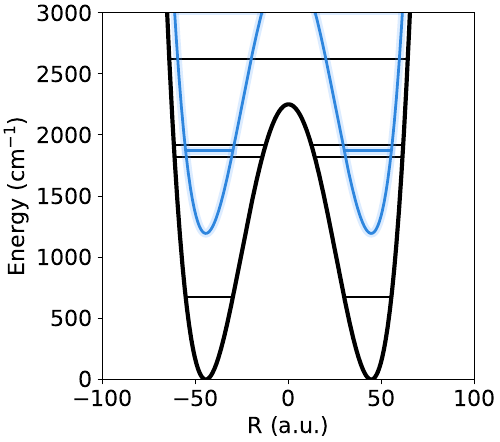

The script that saved this image:
from matplotlib import cm as colm
import numpy as np
import matplotlib.pyplot as plt
plt.rcParams.update({'font.size': 16})


eV = 1.0 / 27.2114
cmn1 = 1.0/219474.63

def Vnew(R, wb= 0.02, Eb = 0.4):
    
    wb = wb * cmn1
    Eb = Eb * cmn1
    a1 = wb*wb/2.0
    a2 = a1*a1/(4*Eb)
    V  = -a1*R**2 + a2*R**4

    V0 = np.min(V)
    return - V0 + V


# Kinetic energy for electron 
def Te(re):
 N = float(len(re))
 mass = 1.0
 Tij = np.zeros((int(N),int(N)))
 Rmin = float(re[0])
 Rmax = float(re[-1])
 step = float((Rmax-Rmin)/N)
 K = np.pi/step

 for ri in range(int(N)):
  for rj in range(int(N)):
    if ri == rj:  
     Tij[ri,ri] = (0.5/mass)*K**2.0/3.0*(1+(2.0/N**2)) 
    else:    
     Tij[ri,rj] = (0.5/mass)*(2*K**2.0/(N**2.0))*((-1)**(rj-ri)/(np.sin(np.pi*(rj-ri)/N)**2)) 
 return Tij

def HO(R, R0,w):
    return 0.5 * (R-R0)**2 * w**2

width= 5
aspect_ratio= 1.13
fig_size = (width, width / aspect_ratio)
plt.figure(figsize=fig_size, constrained_layout=True)

wb  = 1000 
Eb  = 2250
nR  = 1024
Rmax = 100
R = np.linspace(-Rmax,Rmax, nR)
V = Vnew(R,wb,Eb) 


plt.ylim(-10, 3500)


Hij = Te(R) + np.diag(V)
Ei, Um   = np.linalg.eigh(Hij)



# State 1 and 2
val = (R<55)*(R>30)
plt.plot(R[val], R[val]*0 + Ei[0]/cmn1, c =   "#000000")
val = (R<-30)*(R>-55)
plt.plot(R[val], R[val]*0 + Ei[0]/cmn1, c =   "#000000")


# State 3
val = (R<60)*(R>15)
plt.plot(R[val], R[val]*0 + Ei[2]/cmn1, c =   "#000000")
val = (R<-15)*(R>-60)
plt.plot(R[val], R[val]*0 + Ei[2]/cmn1, c =   "#000000")


# State 4
val = (R<60)*(R>12)
plt.plot(R[val], R[val]*0 + Ei[3]/cmn1, c =   "#000000")
val = (R<-12)*(R>-60)
plt.plot(R[val], R[val]*0 + Ei[3]/cmn1, c =   "#000000")


# State 5
val = (R<65)*(R>-65)
plt.plot(R[val], R[val]*0 + Ei[4]/cmn1, c =   "#000000")
val = (R<65)*(R>-65)
plt.plot(R[val], R[val]*0 + Ei[5]/cmn1, c =   "#000000")


plt.plot(R,  V/cmn1, c =  "#000000", lw = 3)
 

wc  = 0.14813/27.2114
Hij = Te(R) + np.diag(V) + np.identity(len(V)) * wc
Ei, Um   = np.linalg.eigh(Hij)
 




plt.plot(R,  V/cmn1 + wc/cmn1, c =  '#54a0ff', lw = 6, alpha = 0.2)
plt.plot(R,  V/cmn1 + wc/cmn1, c =  '#2e86de', lw = 2)

# State 1 and 2
val = (R<55)*(R>30)
plt.plot(R[val], R[val]*0 + Ei[0]/cmn1, c = '#54a0ff', lw = 6, alpha = 0.2)
plt.plot(R[val], R[val]*0 + Ei[0]/cmn1, c = '#2e86de', lw = 2)
val = (R<-30)*(R>-55)
plt.plot(R[val], R[val]*0 + Ei[0]/cmn1, c = '#54a0ff', lw = 6, alpha = 0.2)
plt.plot(R[val], R[val]*0 + Ei[0]/cmn1, c = '#2e86de', lw = 2)

# State 3
val = (R<60)*(R>15)
plt.plot(R[val], R[val]*0 + Ei[2]/cmn1, c = '#54a0ff', lw = 6, alpha = 0.2)
plt.plot(R[val], R[val]*0 + Ei[2]/cmn1, c = '#2e86de', lw = 2)
val = (R<-15)*(R>-60)
plt.plot(R[val], R[val]*0 + Ei[2]/cmn1, c = '#54a0ff', lw = 6, alpha = 0.2)
plt.plot(R[val], R[val]*0 + Ei[2]/cmn1, c = '#2e86de', lw = 2)

# State 4
val = (R<60)*(R>12)
plt.plot(R[val], R[val]*0 + Ei[3]/cmn1, c = '#54a0ff', lw = 6, alpha = 0.2)
plt.plot(R[val], R[val]*0 + Ei[3]/cmn1, c = '#2e86de', lw = 2)
val = (R<-12)*(R>-60)
plt.plot(R[val], R[val]*0 + Ei[3]/cmn1, c = '#54a0ff', lw = 6, alpha = 0.2)
plt.plot(R[val], R[val]*0 + Ei[3]/cmn1, c = '#2e86de', lw = 2)



plt.xlim(-100, 100)
plt.ylim(0, 3000)
plt.xlabel("R (a.u.)")
plt.ylabel("Energy (cm$^{-1}$)")
#plt.tight_layout()
plt.savefig('fig2b.pdf')  